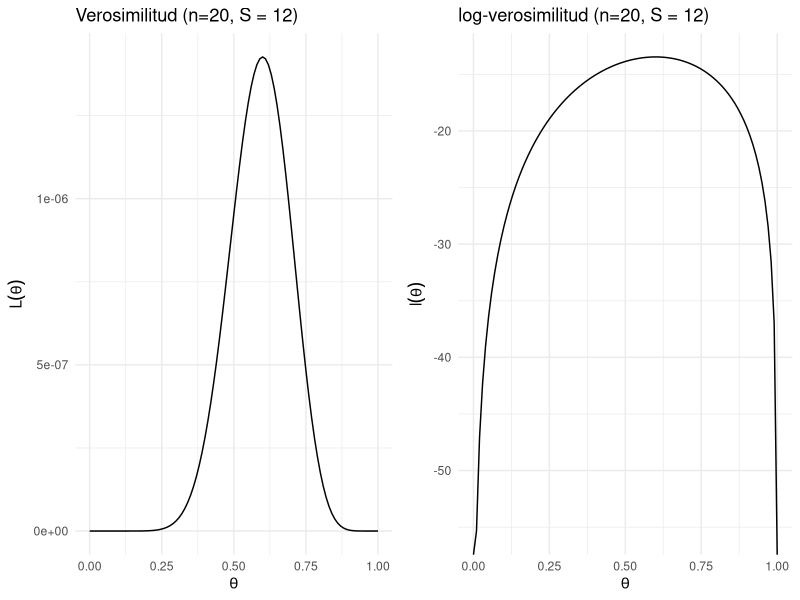
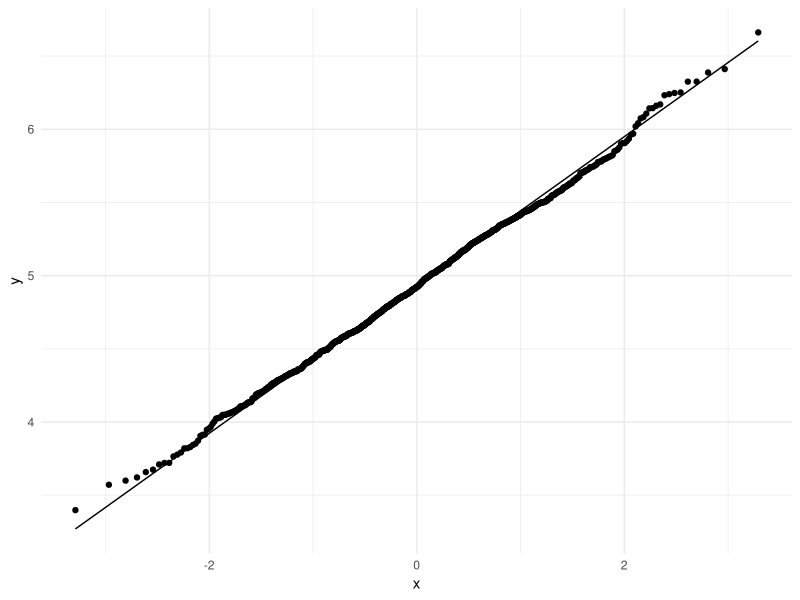
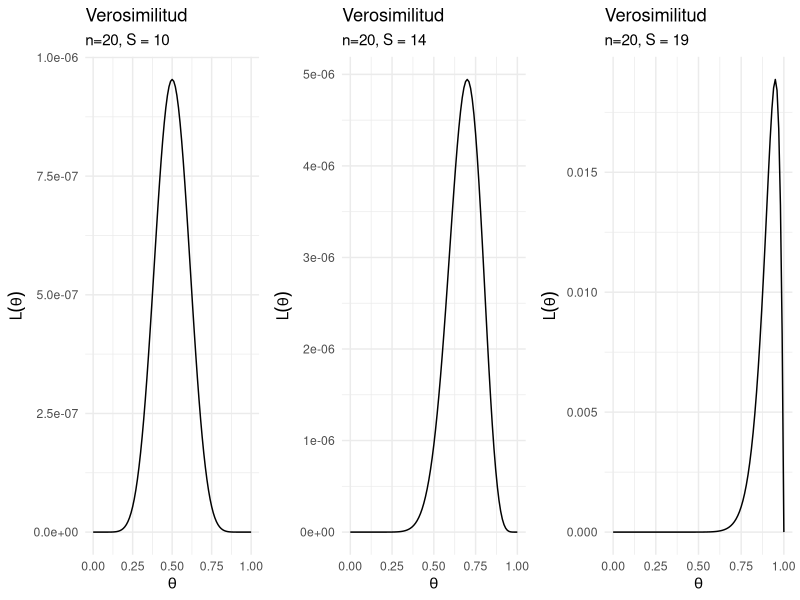

These figures' R source, in order:
## ---- chunk 1
knitr::opts_chunk$set(
    comment = "#>",
    collapse = TRUE, 
    fig.width=3, fig.height=3
)
comma <- function(x) format(x, digits = 2, big.mark = ",")
options(digits=3)

library(tidyverse)
library(gridExtra)
theme_set(theme_minimal())
## ---- chunk 2
# Verosimilitud X_1,...,X_n ~ Bernoulli(theta)
L_bernoulli <- function(n, S){
    function(theta){
        theta ^ S * (1 - theta) ^ (n - S)
    }  
}
# log-verosimilitud
l_bernoulli <- function(n, S){
    function(theta){
        S * log(theta) + (n - S) * log(1 - theta)
    }  
}
xy <- data.frame(x = 0:1, y = 0:1)
verosimilitud <- ggplot(xy, aes(x = x, y = y)) +
    stat_function(fun = L_bernoulli(n = 20, S = 12)) +
    xlab(expression(theta)) +
    ylab(expression(L(theta))) +
    ggtitle("Verosimilitud (n=20, S = 12)")

log_verosimilitud <- ggplot(xy, aes(x = x, y = y)) +
    stat_function(fun = l_bernoulli(n = 20, S = 12))+
    xlab(expression(theta)) +
    ylab(expression(l(theta))) +
    ggtitle("log-verosimilitud (n=20, S = 12)")

grid.arrange(verosimilitud, log_verosimilitud, nrow = 1)  
## ---- chunk 3
optimize(L_bernoulli(n = 20, S = 12), interval = c(0, 1), maximum = TRUE)
optimize(l_bernoulli(n = 20, S = 12), interval = c(0, 1), maximum = TRUE)
## ---- chunk 4
sim_sigma_hat <- function(n = 50, mu_sim = 0, sigma_sim = 1){
    x <- rnorm(n, mu_sim, sigma_sim)
    sigma_hat <- sqrt(sum((x - mean(x)) ^ 2) / n)
}

sigma_hats <- rerun(1000, sim_sigma_hat(n = 50, mu_sim = 10, sigma_sim = 5)) %>% 
    flatten_dbl()

# aprox normal con media theta y error estándar 
mean(sigma_hats)
sd(sigma_hats)

ggplot(data_frame(sigma_hats), aes(sample = sigma_hats)) +
    stat_qq() +
    stat_qq_line()
## ---- chunk 5
l_b1 <- ggplot(xy, aes(x = x, y = y)) +
    stat_function(fun = L_bernoulli(n = 20, S = 10)) +
    xlab(expression(theta)) +
    ylab(expression(L(theta))) +
    labs(title = "Verosimilitud", subtitle = "n=20, S = 10")
l_b2 <- ggplot(xy, aes(x = x, y = y)) +
    stat_function(fun = L_bernoulli(n = 20, S = 14)) +
    xlab(expression(theta)) +
    ylab(expression(L(theta))) +
    labs(title = "Verosimilitud", subtitle = "n=20, S = 14")
l_b3 <- ggplot(xy, aes(x = x, y = y)) +
    stat_function(fun = L_bernoulli(n = 20, S = 19)) +
    xlab(expression(theta)) +
    ylab(expression(L(theta))) +
    labs(title = "Verosimilitud", subtitle = "n=20, S = 19")

grid.arrange(l_b1, l_b2, l_b3, nrow = 1)
## ---- chunk 6
n <- 200
x <- rnorm(n, mean = 10, sd = 5)  # observaciones normales

# Paso 1: calcular mu_hat y sigma_hat
mu_hat <- mean(x)  
sigma_hat <- sqrt(1 / n * sum((x - mu_hat) ^ 2)) 

# Pasos 2 y 3
thetaBoot <- function(){
    # Simular X_1*,...X_N* con distribución N(mu_hat, sigma_hat^2) 
    x_boot <- rnorm(n, mean = mu_hat, sd = sigma_hat) 
    # Calcular mu*, sigma* y theta*
    mu_boot <- mean(x_boot)
    sigma_boot <- sqrt(1 / n * sum((x_boot - mu_boot) ^ 2)) 
    sigma_boot / mu_boot # theta*
}

# Paso 4: Repetimos B = 2000 veces y estimamos el error estándar
sims_boot <- rerun(3000, thetaBoot()) %>% flatten_dbl()
sqrt(1 / 2999 * sum((sims_boot - sigma_hat/mu_hat) ^ 2))
## ---- chunk 7
1 / sqrt(n) * (1 / mu_hat ^ 4 + sigma_hat ^ 2 / (2 * mu_hat ^ 2)) ^ (1 / 2)
